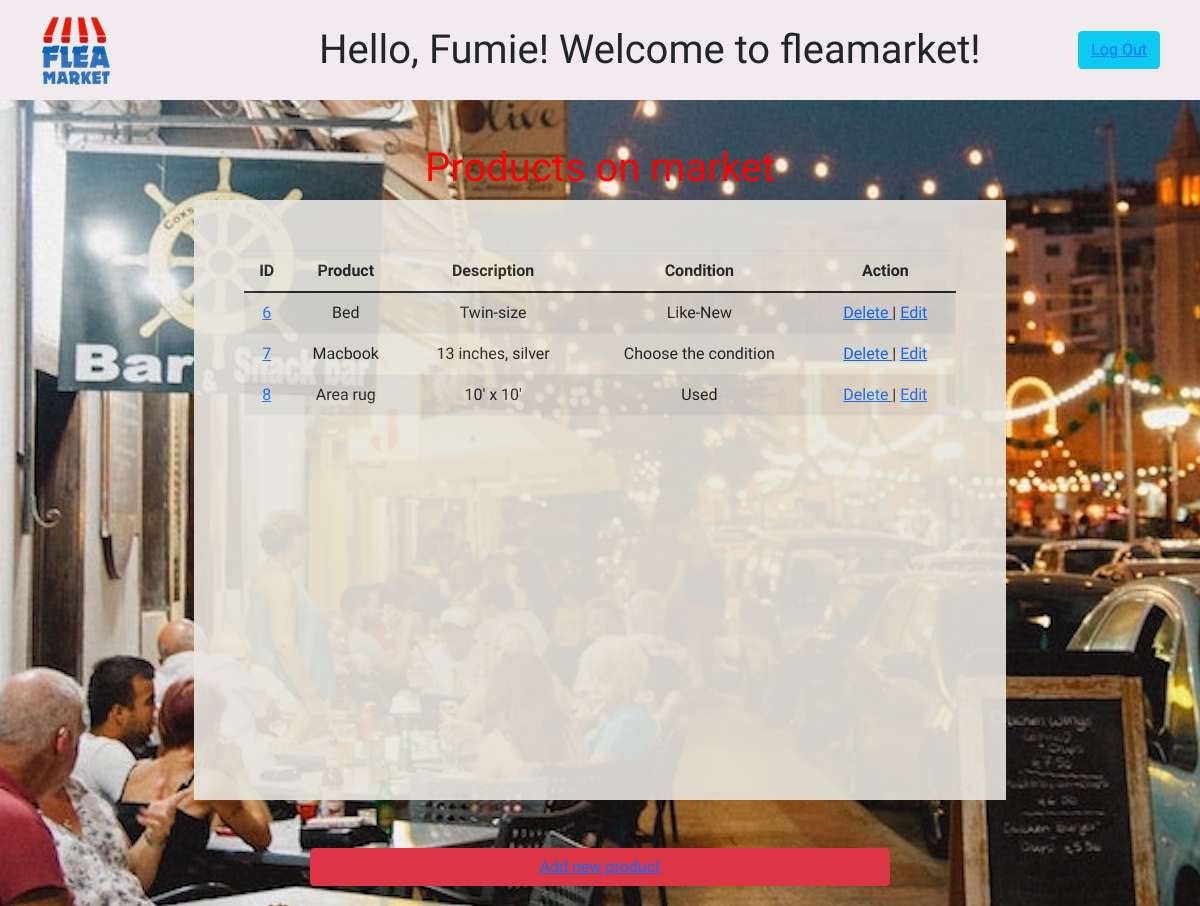
Page /products (signed in) on the committed database.
### koukan_app/models.py (models this page shows)
class User(models.Model):
    first_name = models.CharField(max_length=45)
    last_name = models.CharField(max_length=45)
    email = models.EmailField(unique=True)
    password = models.CharField(max_length=255)
    objects = UserManager()

class Product(models.Model):
    product_name = models.CharField(max_length=45)
    description = models.CharField(max_length=255)
    condition = models.CharField(max_length=255)
    user = models.ForeignKey(User, related_name = "products",on_delete=models.CASCADE)
    created_at = models.DateTimeField(auto_now_add=True)
    updated_at = models.DateTimeField(auto_now=True)
    objects= ProductManager()

### koukan_app/views.py (the view)
# urls.py: path('products', views.products),
def products(request):
    if 'user_id' not in request.session:
        return redirect("/")
    user = User.objects.get(id = request.session['user_id'])
    context = {
		"user": user,
        "products": Product.objects.all()
	}
    return render(request,"dashboard.html",context)

### koukan_app/templates/dashboard.html (shortened to what this page needs)
<!DOCTYPE html>
<html lang="en">
<head>
    <link href="https://cdn.jsdelivr.net/npm/bootstrap@5.1.3/dist/css/bootstrap.min.css" rel="stylesheet">
    {% load static %}
    <link rel="stylesheet" href="{%static 'css/style.css'%}">
</head>
<body>
    <div id="header">
            {% load static %}
            <a href="/products"><img src="{% static "imgs/fleamarket.png" %}" alt="logo"/></a>
            <span style="font-size: 250%">Hello,  {{user.first_name}}! Welcome to fleamarket!</span>
            <button type="button" class="btn btn-info"><a href="/logout">Log Out</a></button>
    </div>
    <div id="wrapper">
        <h1> Products on market</h1>
    <div id="middle-wrapper">
        <table class="table table-striped" border="1">
            <thead>
                <th>ID</th>
                <th>Product</th>
                <th>Description</th>
                <th>Condition</th>
                <th>Action</th>
            </thead>
            <tbody>
            {% for product in products %}
                <tr>
                    <td><a href="products/detail/{{product.id}}">{{ product.id }}</a></td>
                    <td>{{product.product_name}}</td>
                    <td>{{product.description}}</td>
                    <td>{{product.condition}}</td>
                    <td>
                        <a href="products/delete/{{product.id}}"> Delete </a> |
                        <a href="products/edit/{{product.id}}">Edit</a>
                    </td>
                </tr>
            {% endfor %}
            </tbody>
        </table>
    </div>
        <div class="d-grid gap-2 col-6 mx-auto">
            <button type="button" class="btn btn-danger"><a href="/products/new">Add new product</a></button>
        </div>
    </div>
</body>
</html>

### koukan_app/static/css/style.css (style rules this page uses)
* { font-family: 'Arima Madurai', cursive; }
#wrapper { background: url('/static/imgs/market.jpg') no-repeat fixed; min-height: 100vh; width: 100%; margin: auto; display: flex; padding: 20px; flex-direction: column; justify-content: space-around; text-align: center; }
#header { width: 100%; height: 100px; display: flex; flex-direction: row; justify-content: space-between; align-items: center; background-color: rgb(241, 235, 240); padding-left: 40px; padding-right: 40px; }
#middle-wrapper { width: 70%; height: 600px; background-color: rgb(233, 231, 223);opacity:0.9; margin: auto; display: flex; flex-direction: column; justify-content: start; align-items: center; padding:50px; }
h1 { color:red; }

### rows in the picture
User: first_name "Fumie"
Product: id "6", product_name "Bed", description "Twin-size", condition "Like-New"
Product: id "7", product_name "Macbook", description "13 inches, silver", condition "Choose the condition"
Product: id "8", product_name "Area rug", description "10' x 10'", condition "Used"
